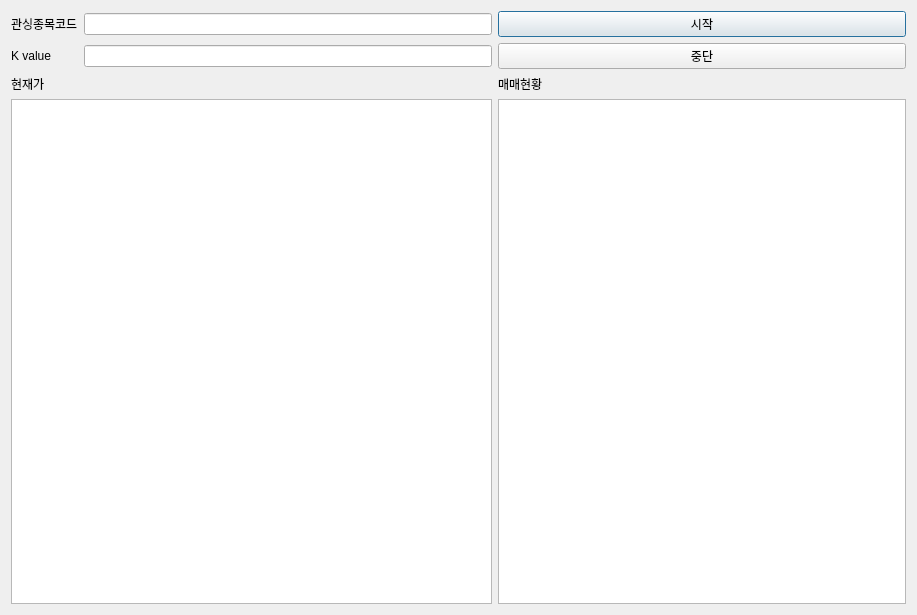
<?xml version="1.0" encoding="UTF-8"?>
<ui version="4.0">
 <class>Dialog</class>
 <widget class="QDialog" name="Dialog">
  <property name="geometry">
   <rect>
    <x>0</x>
    <y>0</y>
    <width>917</width>
    <height>615</height>
   </rect>
  </property>
  <property name="windowTitle">
   <string>Dialog</string>
  </property>
  <layout class="QGridLayout" name="gridLayout">
   <item row="0" column="0">
    <widget class="QLabel" name="label">
     <property name="text">
      <string>관싱종목코드</string>
     </property>
    </widget>
   </item>
   <item row="0" column="1">
    <widget class="QLineEdit" name="code_list"/>
   </item>
   <item row="0" column="2">
    <widget class="QPushButton" name="button_start">
     <property name="text">
      <string>시작</string>
     </property>
    </widget>
   </item>
   <item row="1" column="0">
    <widget class="QLabel" name="label_2">
     <property name="text">
      <string>K value</string>
     </property>
    </widget>
   </item>
   <item row="1" column="1">
    <widget class="QLineEdit" name="k_value"/>
   </item>
   <item row="1" column="2">
    <widget class="QPushButton" name="button_stop">
     <property name="text">
      <string>중단</string>
     </property>
    </widget>
   </item>
   <item row="2" column="0">
    <widget class="QLabel" name="label_3">
     <property name="text">
      <string>현재가</string>
     </property>
    </widget>
   </item>
   <item row="2" column="2">
    <widget class="QLabel" name="label_4">
     <property name="text">
      <string>매매현황</string>
     </property>
    </widget>
   </item>
   <item row="3" column="0" colspan="2">
    <widget class="QTextBrowser" name="textboard"/>
   </item>
   <item row="3" column="2">
    <widget class="QTextBrowser" name="buysell_log"/>
   </item>
  </layout>
 </widget>
 <resources/>
 <connections/>
</ui>
